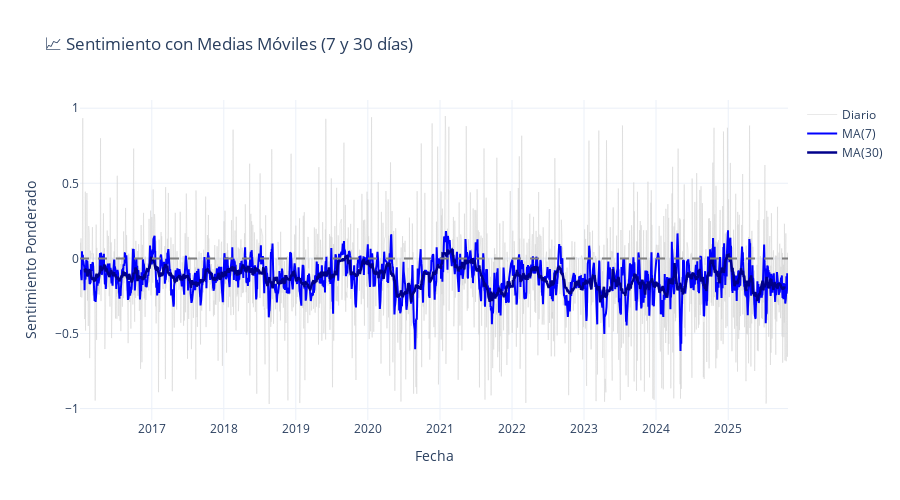

Notebook cell for this chart:
### Code cell
# Media móvil del sentimiento (suavizar señal)
sentimiento_diario['sentiment_ma_7'] = sentimiento_diario['sentiment_weighted'].rolling(window=7, center=True).mean()
sentimiento_diario['sentiment_ma_30'] = sentimiento_diario['sentiment_weighted'].rolling(window=30, center=True).mean()

fig = go.Figure()

# Sentimiento diario (raw)
fig.add_trace(go.Scatter(
    x=sentimiento_diario.index,
    y=sentimiento_diario['sentiment_weighted'],
    mode='lines',
    name='Diario',
    line=dict(color='lightgray', width=1),
    opacity=0.5
))

# MA 7 días
fig.add_trace(go.Scatter(
    x=sentimiento_diario.index,
    y=sentimiento_diario['sentiment_ma_7'],
    mode='lines',
    name='MA(7)',
    line=dict(color='blue', width=2)
))

# MA 30 días
fig.add_trace(go.Scatter(
    x=sentimiento_diario.index,
    y=sentimiento_diario['sentiment_ma_30'],
    mode='lines',
    name='MA(30)',
    line=dict(color='darkblue', width=2.5)
))

fig.add_hline(y=0, line_dash="dash", line_color="gray")

fig.update_layout(
    title='📈 Sentimiento con Medias Móviles (7 y 30 días)',
    xaxis_title='Fecha',
    yaxis_title='Sentimiento Ponderado',
    template='plotly_white',
    height=500,
    hovermode='x unified'
)

fig.show()

### Figure 1 — Plotly figure (JSON) as saved in the notebook; plotly's stock layout.template omitted (floating-point values rounded to 4 significant figures; data arrays with more than 128 entries replaced by an {"elided": "..."} marker saying what was removed)
{"data": [{"line": {"color": "lightgray", "width": 1}, "mode": "lines", "name": "Diario", "opacity": 0.5, "type": "scatter", "x": {"elided": "2273 str values"}, "y": {"elided": "2273 float values"}}, {"line": {"color": "blue", "width": 2}, "mode": "lines", "name": "MA(7)", "type": "scatter", "x": {"elided": "2273 str values"}, "y": {"elided": "2273 float values"}}, {"line": {"color": "darkblue", "width": 2.5}, "mode": "lines", "name": "MA(30)", "type": "scatter", "x": {"elided": "2273 str values"}, "y": {"elided": "2273 float values"}}], "layout": {"height": 500, "hovermode": "x unified", "shapes": [{"line": {"color": "gray", "dash": "dash"}, "type": "line", "x0": 0, "x1": 1, "xref": "x domain", "y0": 0, "y1": 0, "yref": "y"}], "title": {"text": "📈 Sentimiento con Medias Móviles (7 y 30 días)"}, "xaxis": {"title": {"text": "Fecha"}}, "yaxis": {"title": {"text": "Sentimiento Ponderado"}}}}
